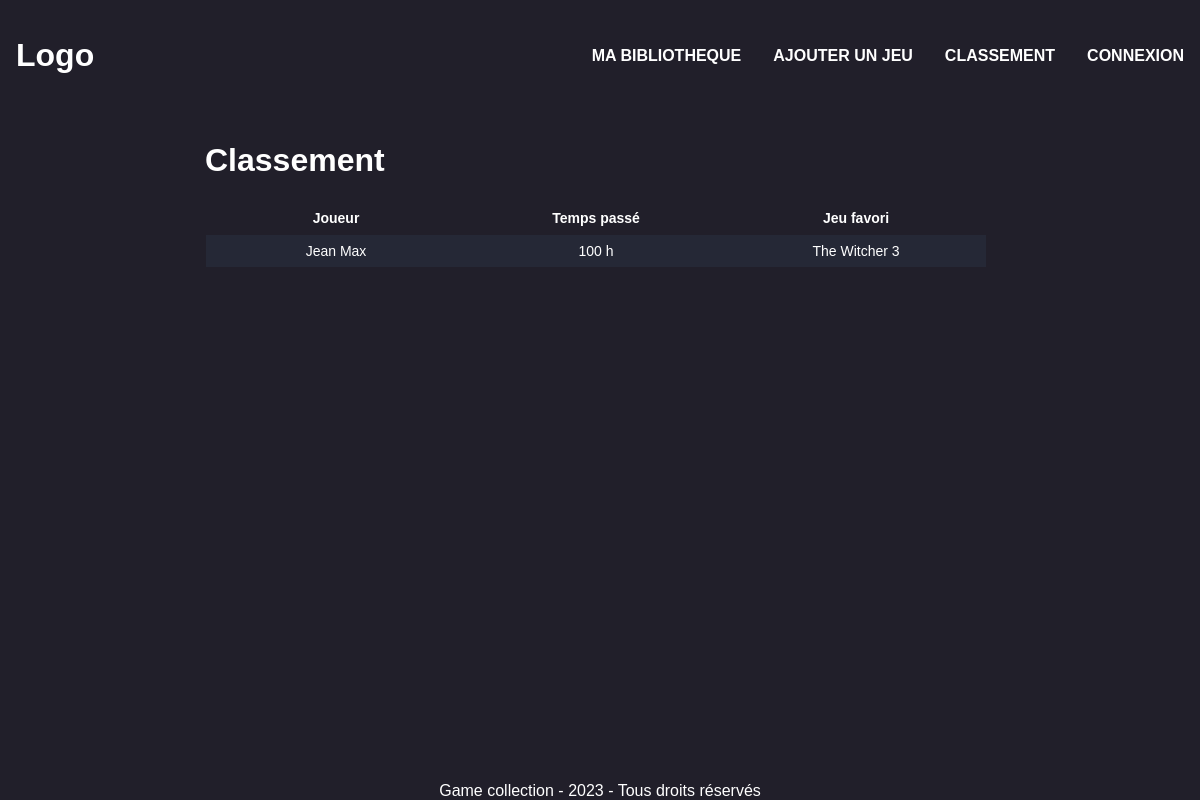
The page /leaderboard on the database as committed earlier.
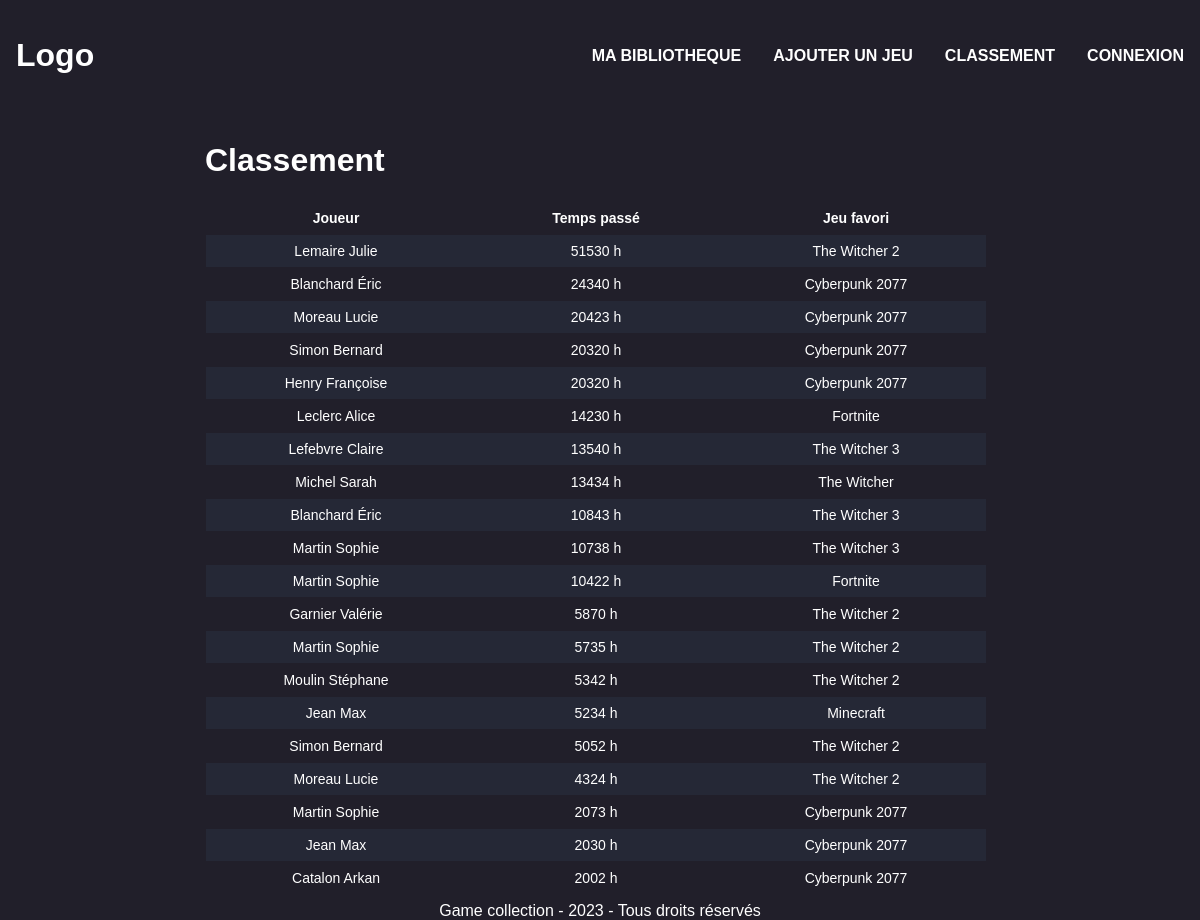
The same page on the database as committed later.
### tables this page shows
CREATE TABLE LIBRARY
    (
        id_user INT NOT NULL,
        name_game VARCHAR(255) NOT NULL,
        hours_played_game INT NOT NULL DEFAULT 0,
        PRIMARY KEY (id_user, name_game),
        FOREIGN KEY (id_user) REFERENCES ACCOUNT(id_user),
        FOREIGN KEY (name_game) REFERENCES GAME(name_game)
    );

CREATE TABLE ACCOUNT
(
    id_user INT NOT NULL
    AUTO_INCREMENT,
    name_user VARCHAR
    (255) NOT NULL,
    surname_user VARCHAR
    (255) NOT NULL,
    email_user VARCHAR
    (255) NOT NULL,
    password_user VARCHAR
    (255) NOT NULL,
    PRIMARY KEY
    (id_user)
);

### controllers/leaderboard.php (called while the page is built)
<?php
require_once './models/leaderboard.php';
$leaderboard = getLeaderboard();
require_once './views/leaderboard.php';

### models/leaderboard.php (called while the page is built, shortened)
<?php
$db = Database::getInstance()::getConnection();
function getLeaderboard() {
    global $db;
    $query = "SELECT name_user,surname_user,hours_played_game,name_game FROM LIBRARY INNER JOIN ACCOUNT ON ACCOUNT.Id_user = LIBRARY.Id_user ORDER BY hours_played_game DESC LIMIT 20";
    $result = $db->query($query);
    $leaderboard = $result->fetchAll(PDO::FETCH_ASSOC);
    return $leaderboard;
}

### views/leaderboard.php (the view, shortened to what this page needs)
<!DOCTYPE html>
<html lang="en">
<head>
    <link rel="stylesheet" href="./assets/styles/leaderboard.css">
</head>
<body>
    <?php require './assets/components/header.php'; ?>
    <div class="page-content">
        <div id="leaderboard">
            <h1>Classement</h1>
            <table>
                <tr>
                    <th>Joueur</th>
                    <th>Temps passé</th>
                    <th>Jeu favori</th>
                </tr>
                <?php foreach ($leaderboard as $row) { ?>
                    <tr>
                        <td><?php echo ($row['name_user'] . " " . $row['surname_user']); ?></td>
                        <td><?php echo $row['hours_played_game'] . " h"; ?></td>
                        <td><?php echo $row['name_game']; ?></td>
                    </tr>
                <?php } ?>
            </table>
        </div>
    </div>
    <?php require './assets/components/footer.php'; ?>
</body>
</html>

### index.php (shortened to what this page needs)
<?php
$page = isset($_GET['page']) ? $_GET['page'] : 'homepage';
$pageFile = 'controllers/' . $page . '.php';
$isLoggedIn = isset($_SESSION['id']);
if (file_exists($pageFile)) {
    require $pageFile;
} else {
    require 'views/404.php';
}

### assets/components/header.php
<div class="header">
    <h1>Logo</h1>
    <div class="links">
        <a href="./">MA BIBLIOTHEQUE</a>
        <a href="./ajouterJeu">AJOUTER UN JEU</a>
        <a href="./leaderboard">CLASSEMENT</a>
        <a href=<?php echo $isLoggedIn ? "./profile" : "./connexion" ?>><?php echo $isLoggedIn ? "PROFIL" : "CONNEXION" ?></a>
    </div>
</div>

### assets/components/footer.php
<footer>
    Game collection - 2023 - Tous droits réservés
</footer>

### assets/styles/leaderboard.css (style rules this page uses)
.page-content { width: 100%; display: flex; flex-direction: column; align-items: center; justify-content: center; padding: 0; }
#leaderboard > table { border-collapse: collapse; border-spacing: 0; border: 1px solid var(--bg-color); font-size: 14px; color: white; table-layout: fixed; }
#leaderboard th, #leaderboard td { padding: 8px 10px; text-align: center; border-bottom: 1px solid var(--bg-color); overflow-wrap: break-word; min-width: 20vw; }
#leaderboard th { background-color: var(--bg-color); }
#leaderboard tr:nth-child(even) { background-color: var(--modal-color); }
#leaderboard { display: flex; flex-direction: column; width: fit-content; height: auto; margin: 0.5em 0.5em 0.5em 0; border: 1px solid var(--bg-color); }

### assets/styles/global.css (style rules this page uses)
:root { --bg-color: #211f2a; --modal-color: #252836; --input-color: #2b2f40; --btn-color: #6757d6; --font: "Barlow", sans-serif; }
body { background-color: var(--bg-color); color: white; font-family: var(--font); margin: 0; height: 100%; }
.page-content { padding: 0 7.5rem; }
a { color: white; text-decoration: none; font-weight: bold; transition: color 0.2s; }

### assets/styles/components/header.css (style rules this page uses)
.header { display: flex; align-items: center; justify-content: space-between; padding: 1rem; }
.links { display: flex; gap: 2rem; }

### assets/styles/components/footer.css (style rules this page uses)
body { min-height: 100vh; margin: 0; height: 100%; position: relative; }
body::after { content: ""; display: block; height: 1em; }
footer { position: absolute; bottom: 0; width: 100%; text-align: center; }

Rows that differ between the two databases and show on the page:
no longer on this page (row edited): library: id_user.name_user "Jean", id_user.surname_user "Max", hours_played_game "100", name_game "The Witcher 3"
added library: id_user.name_user "Lemaire", id_user.surname_user "Julie", hours_played_game "51530", name_game "The Witcher 2"
added library: id_user.name_user "Blanchard", id_user.surname_user "Éric", hours_played_game "24340", name_game "Cyberpunk 2077"
added library: id_user.name_user "Moreau", id_user.surname_user "Lucie", hours_played_game "20423", name_game "Cyberpunk 2077"
added library: id_user.name_user "Simon", id_user.surname_user "Bernard", hours_played_game "20320", name_game "Cyberpunk 2077"
added library: id_user.name_user "Henry", id_user.surname_user "Françoise", hours_played_game "20320", name_game "Cyberpunk 2077"
added library: id_user.name_user "Leclerc", id_user.surname_user "Alice", hours_played_game "14230", name_game "Fortnite"
added library: id_user.name_user "Lefebvre", id_user.surname_user "Claire", hours_played_game "13540", name_game "The Witcher 3"
added library: id_user.name_user "Michel", id_user.surname_user "Sarah", hours_played_game "13434", name_game "The Witcher"
added library: id_user.name_user "Blanchard", id_user.surname_user "Éric", hours_played_game "10843", name_game "The Witcher 3"
added library: id_user.name_user "Martin", id_user.surname_user "Sophie", hours_played_game "10738", name_game "The Witcher 3"
added library: id_user.name_user "Martin", id_user.surname_user "Sophie", hours_played_game "10422", name_game "Fortnite"
added library: id_user.name_user "Garnier", id_user.surname_user "Valérie", hours_played_game "5870", name_game "The Witcher 2"
added library: id_user.name_user "Martin", id_user.surname_user "Sophie", hours_played_game "5735", name_game "The Witcher 2"
added library: id_user.name_user "Moulin", id_user.surname_user "Stéphane", hours_played_game "5342", name_game "The Witcher 2"
added library: id_user.name_user "Jean", id_user.surname_user "Max", hours_played_game "5234", name_game "Minecraft"
added library: id_user.name_user "Simon", id_user.surname_user "Bernard", hours_played_game "5052", name_game "The Witcher 2"
added library: id_user.name_user "Moreau", id_user.surname_user "Lucie", hours_played_game "4324", name_game "The Witcher 2"
added library: id_user.name_user "Martin", id_user.surname_user "Sophie", hours_played_game "2073", name_game "Cyberpunk 2077"
added library: id_user.name_user "Jean", id_user.surname_user "Max", hours_played_game "2030", name_game "Cyberpunk 2077"
added library: id_user.name_user "Catalon", id_user.surname_user "Arkan", hours_played_game "2002", name_game "Cyberpunk 2077"
